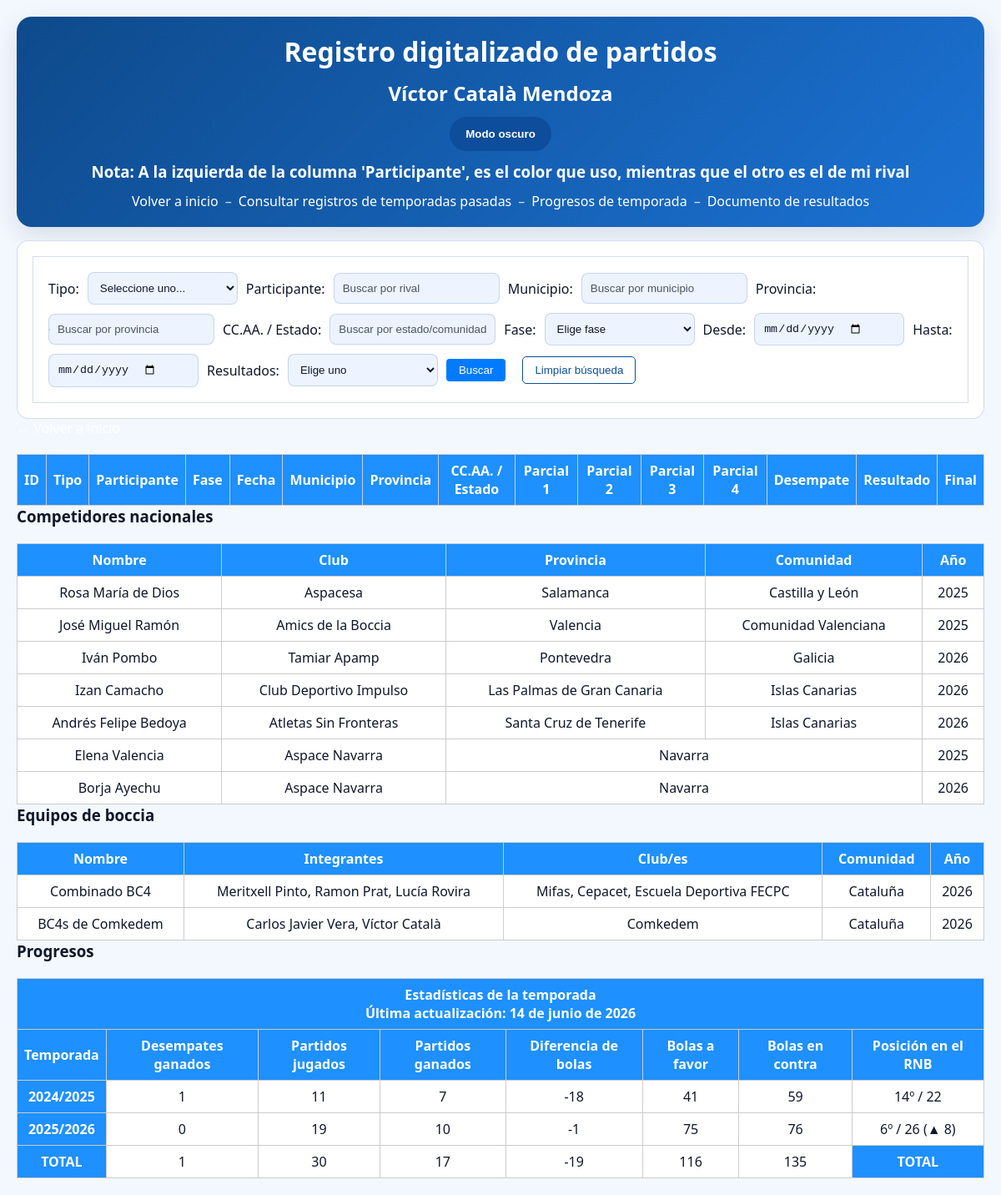
The page /partidos.php on the database its author committed.
### tables this page shows
CREATE TABLE IF NOT EXISTS participantes_nacionales (
    id INT AUTO_INCREMENT PRIMARY KEY,
    nombre VARCHAR(100),
    club VARCHAR(100),
    provincia VARCHAR(100),
    comunidad VARCHAR(100),
    year YEAR
);

CREATE TABLE IF NOT EXISTS equipos_boccia (
    id INT AUTO_INCREMENT PRIMARY KEY,
    nombre VARCHAR(255),
    integrantes VARCHAR(100),
    club VARCHAR(100),
    comunidad VARCHAR(100),
    year YEAR
);

### funciones.php (called while the page is built, shortened)
<?php
function formatoPosicionRNB($posicion, $totalRNB, $cambioPosicion = null)
{
    $texto = $posicion . 'º / ' . $totalRNB;
    if (!empty($cambioPosicion)) {
        $flecha = $cambioPosicion > 0 ? '&#9650;' : '&#9660;';
        $texto .= ' (' . $flecha . ' ' . abs($cambioPosicion) . ')';
    }
    return $texto;
}
?>

### partidos.php (the view, shortened to what this page needs)
<?php include 'conexion.php';
include 'funciones.php'; ?>
<!DOCTYPE html>
<html>
<head>
    <link rel="stylesheet" href="css/index.css">
</head>
<body>
    <header>
        <h1>Registro digitalizado de partidos</h1>
        <h2>Víctor Català Mendoza</h2>
        <button id="theme-toggle" type="button">Modo oscuro</button>
        <h3>Nota: A la izquierda de la columna 'Participante', es el color que uso, mientras que el otro es el de mi rival </h3>
        <div class="header-links">
            <a href="index.php">Volver a inicio</a>
            <span>&ndash;</span>
            <a href="pasado/pasado.php">Consultar registros de temporadas pasadas</a>
            <span>&ndash;</span>
            <a href="#progresos">Progresos de temporada</a>
            <span>&ndash;</span>
            <a href="https://docs.google.com/document/d/1CwKa4SaaCesZDvThIQ9_6vSuLaOvqAgOY2TYRmLJsfU/edit?usp=sharing">Documento de resultados</a>
        </div>
    </header>
    <div id="contenedor-filtros" class="filtros">
        <form method="GET">
            Tipo:
            <select name="tipo">
                <option value="">Seleccione uno...</option>
            </select>
            Participante:
            <input type="text" name="participante" id="participante" placeholder="Buscar por rival" autocomplete="off">
            <div id="sugerencias-participantes" class="sugerencias"></div>
            Municipio:
            <input type="text" name="ubicacion" id="ubicacion" placeholder="Buscar por municipio">
            Provincia:
            <input type="text" name="provincia" id="provincia" placeholder="Buscar por provincia">
            CC.AA. / Estado:
            <input type="text" name="comunidad" id="comunidad" placeholder="Buscar por estado/comunidad autónoma">
            Fase:
            <select name="fase">
                <option value="">Elige fase</option>
            </select>
            Desde:
            <input type="date" name="desde">
            Hasta:
            <input type="date" name="hasta">
            Resultados:
            <select name="resultadoFinal">
                <option value="">Elige uno</option>
            </select>
            <input type="submit" value="Buscar">
            <button type="button" id="limpiar-filtros">Limpiar búsqueda</button>
        </form>
    </div>
    <a href="index.php">&larr; Volver a inicio</a>
    <?php
    $temporadasResumen = [
        ['temporada' => '2024/2025', 'desempates' => 1, 'partidos' => 11, 'victorias' => 7, 'bolasFavor' => 41, 'bolasContra' => 59, 'posicion' => 14, 'totalRNB' => 22],
        ['temporada' => '2025/2026', 'desempates' => 0, 'partidos' => 19, 'victorias' => 10, 'bolasFavor' => 75, 'bolasContra' => 76, 'posicion' => 6, 'totalRNB' => 26],
    ];
    $partidosTotales = array_sum(array_column($temporadasResumen, 'partidos'));
    $desempates = array_sum(array_column($temporadasResumen, 'desempates'));
    $victorias = array_sum(array_column($temporadasResumen, 'victorias'));
    $bolasFavor = array_sum(array_column($temporadasResumen, 'bolasFavor'));
    $bolasContra = array_sum(array_column($temporadasResumen, 'bolasContra'));
    $sqlCompetidoresNacionales = "SELECT nombre, club, provincia, comunidad, year FROM participantes_nacionales ORDER BY comunidad ASC";
    $resultadoCompetidoresNacionales = $conexion->query($sqlCompetidoresNacionales);
    $sqlEquiposBoccia = "SELECT nombre, integrantes, club, comunidad, year FROM equipos_boccia ORDER BY comunidad ASC";
    $resultadoEquiposBoccia = $conexion->query($sqlEquiposBoccia);
    if ($partidosTotales > 0): ?>
        <table>
            <tr>
                <th>ID</th>
                <th>Tipo</th>
                <th colspan="3">Participante</th>
                <th>Fase</th>
                <th>Fecha</th>
                <th>Municipio</th>
                <th>Provincia</th>
                <th>CC.AA. / Estado</th>
                <th colspan="2">Parcial 1</th>
                <th colspan="2">Parcial 2</th>
                <th colspan="2">Parcial 3</th>
                <th colspan="2">Parcial 4</th>
                <th colspan="2">Desempate</th>
                <th colspan="2">Resultado</th>
                <th>Final</th>
            </tr>
        </table>
    <?php else: ?>
        <p>No se han encontrado resultados</p>
    <?php endif; ?>
    <h3>Competidores nacionales</h3>
    <?php if ($resultadoCompetidoresNacionales && $resultadoCompetidoresNacionales->num_rows > 0): ?>
        <table>
            <tr>
                <th>Nombre</th>
                <th>Club</th>
                <th>Provincia</th>
                <th>Comunidad</th>
                <th>Año</th>
            </tr>
            <?php while ($competidor = $resultadoCompetidoresNacionales->fetch_assoc()): ?>
                <tr>
                    <td><?php echo $competidor['nombre']; ?></td>
                    <td><?php echo $competidor['club'] ?: 'desconocido'; ?></td>
                    <?php
                    if ($competidor['provincia'] == $competidor['comunidad']) {
                        echo '<td colspan="2">' . ($competidor['provincia'] ?: 'desconocido') . '</td>';
                    } else {
                        echo '<td>' . ($competidor['provincia'] ?: 'desconocido') . '</td>';
                        echo '<td>' . ($competidor['comunidad'] ?: '-') . '</td>';
                    }
                    ?>
                    <td><?php echo $competidor['year'] ?: '-'; ?></td>
                </tr>
            <?php endwhile; ?>
        </table>
    <?php else: ?>
        <p>No hay competidores nacionales registrados</p>
    <?php endif; ?>
    <h3>Equipos de boccia</h3>
    <?php if ($resultadoEquiposBoccia && $resultadoEquiposBoccia->num_rows > 0): ?>
        <table>
            <tr>
                <th>Nombre</th>
                <th>Integrantes</th>
                <th>Club/es</th>
                <th>Comunidad</th>
                <th>Año</th>
            </tr>
            <?php while ($equipo = $resultadoEquiposBoccia->fetch_assoc()): ?>
                <tr>
                    <td><?php echo $equipo['nombre']; ?></td>
                    <td><?php echo $equipo['integrantes'] ?: '-'; ?></td>
                    <td><?php echo $equipo['club'] ?: '-'; ?></td>
                    <td><?php echo $equipo['comunidad'] ?: '-'; ?></td>
                    <td><?php echo $equipo['year'] ?: '-'; ?></td>
                </tr>
            <?php endwhile; ?>
        </table>
    <?php else: ?>
        <p>No hay equipos de boccia registrados</p>
    <?php endif; ?>
    <h3><a id="progresos"></a>Progresos</h3>
    <table>
        <tr>
            <th colspan="8">Estadísticas de la temporada<br>Última actualización: 14 de junio de 2026</th>
        </tr>
        <tr>
            <th>Temporada</th>
            <th>Desempates ganados</th>
            <th>Partidos jugados</th>
            <th>Partidos ganados</th>
            <th>Diferencia de bolas</th>
            <th>Bolas a favor</th>
            <th>Bolas en contra</th>
            <th>Posición en el RNB</th>
        </tr>
        <?php $posicionAnterior = null; ?>
        <?php foreach ($temporadasResumen as $temporada): ?>
            <?php
            $cambioPosicion = ($posicionAnterior !== null && $temporada['posicion'] !== null) ? $posicionAnterior - $temporada['posicion'] : null;
            if ($temporada['posicion'] !== null) {
                $posicionAnterior = $temporada['posicion'];
            }
            ?>
            <tr>
                <th><?= $temporada['temporada'] ?></th>
                <td><?= $temporada['desempates'] ?></td>
                <td><?= $temporada['partidos'] ?></td>
                <td><?= $temporada['victorias'] ?></td>
                <td><?= $temporada['bolasFavor'] - $temporada['bolasContra'] ?></td>
                <td><?= $temporada['bolasFavor'] ?></td>
                <td><?= $temporada['bolasContra'] ?></td>
                <td><?= formatoPosicionRNB($temporada['posicion'], $temporada['totalRNB'], $cambioPosicion) ?></td>
            </tr>
        <?php endforeach; ?>
        <tr>
            <th>TOTAL</th>
            <td><?= $desempates ?></td>
            <td><?= $partidosTotales ?></td>
            <td><?= $victorias ?></td>
            <td><?= $bolasFavor - $bolasContra ?></td>
            <td><?= $bolasFavor ?></td>
            <td><?= $bolasContra ?></td>
            <th>TOTAL</th>
        </tr>
    </table>
</body>
</html>

### css/index.css (style rules this page uses)
:root { --bg: #f3f8ff; --surface: #ffffff; --surface-soft: #edf4ff; --text: #0f172a; --muted: #4b5563; --border: rgba(30, 64, 175, 0.18); --accent: #0d4d9b; --accent-soft: #d6e6ff; --header-bg: #0e4a8b; --header-text: #ffffff; --table-header: #1e63c2; --table-row: #eff5ff; --table-alt: #dbe9ff; --button-bg: #0d4d9b; --button-text: #ffffff; --button-border: rgba(13, 77, 155, 0.34); }
* { box-sizing: border-box; padding: 0; margin: 0; }
html, body { min-height: 100%; }
body { font-family: 'Segoe UI', Tahoma, Geneva, Verdana, sans-serif; background-color: var(--bg); color: var(--text); margin: 20px; }
a { color: #ffffff; text-decoration: none; }
header { display: flex; flex-direction: column; align-items: center; justify-content: center; gap: 12px; text-align: center; padding: 20px; border-radius: 18px; background: linear-gradient(135deg, var(--header-bg), #1b72d4); color: var(--header-text); box-shadow: 0 10px 30px rgba(15, 23, 42, 0.12); }
header > * { margin: 0; }
#theme-toggle { padding: 12px 18px; background-color: var(--button-bg); color: var(--button-text); border: 1px solid var(--button-border); border-radius: 999px; cursor: pointer; font-weight: 600; transition: transform 0.2s ease, background-color 0.25s ease; }
.header-links { display: inline-flex; align-items: center; gap: 8px; flex-wrap: wrap; justify-content: center; }
.header-links span { color: rgba(255, 255, 255, 0.8); }
.header-links a { display: inline-block; }
.filtros { border: 1px solid var(--border); padding: 18px; margin-top: 16px; background-color: var(--surface); border-radius: 14px; transition: background-color 0.3s ease, border-color 0.3s ease; }
form { background: var(--surface); padding: 18px; border: 1px solid var(--border); display: flex; flex-direction: row; flex-wrap: wrap; gap: 10px; align-items: center; }
form label, form > * { display: inline-flex; align-items: center; }
.sugerencias { border: 1px solid #ccc; background: white; max-height: 150px; overflow-y: auto; position: absolute; z-index: 1000; }
input[type="text"], input[type="date"], select, textarea { padding: 10px; border: 1px solid var(--border); border-radius: 8px; background-color: var(--surface-soft); color: var(--text); min-width: 180px; }
input[type="text"]::placeholder, input[type="date"]::placeholder, textarea::placeholder { color: var(--muted); }
input[type="submit"] { padding: 6px 15px; background-color: #007BFF; color: white; border: none; border-radius: 4px; cursor: pointer; }
#limpiar-filtros { background-color: transparent; color: var(--accent); border: 1px solid var(--accent); padding: 8px 14px; border-radius: 5px; cursor: pointer; margin-left: 10px; transition: background-color 0.3s ease, color 0.3s ease; }
table { width: 100%; border-collapse: collapse; margin-top: 20px; background: var(--surface); }
th, td { border: 1px solid #ccc; padding: 8px; text-align: center; }
th { background-color: dodgerblue; color: white; text-align: center; }

### rows shown on the page
participantes_nacionales: nombre "Rosa María de Dios", club "Aspacesa", provincia "Salamanca", comunidad "Castilla y León", year "2025"
participantes_nacionales: nombre "José Miguel Ramón", club "Amics de la Boccia", provincia "Valencia", comunidad "Comunidad Valenciana", year "2025"
participantes_nacionales: nombre "Iván Pombo", club "Tamiar Apamp", provincia "Pontevedra", comunidad "Galicia", year "2026"
participantes_nacionales: nombre "Izan Camacho", club "Club Deportivo Impulso", provincia "Las Palmas de Gran Canaria", comunidad "Islas Canarias", year "2026"
participantes_nacionales: nombre "Andrés Felipe Bedoya", club "Atletas Sin Fronteras", provincia "Santa Cruz de Tenerife", comunidad "Islas Canarias", year "2026"
participantes_nacionales: nombre "Elena Valencia", club "Aspace Navarra", provincia "Navarra", year "2025"
participantes_nacionales: nombre "Borja Ayechu", club "Aspace Navarra", provincia "Navarra", year "2026"
equipos_boccia: nombre "Combinado BC4", integrantes "Meritxell Pinto, Ramon Prat, Lucía Rovira", club "Mifas, Cepacet, Escuela Deportiva FECPC", comunidad "Cataluña", year "2026"
equipos_boccia: nombre "BC4s de Comkedem", integrantes "Carlos Javier Vera, Víctor Català", club "Comkedem", comunidad "Cataluña", year "2026"

### other values the page prints
$temporada['temporada'] "2024/2025"
$temporada['desempates'] "1"
$temporada['partidos'] "11"
$temporada['victorias'] "7"
$temporada['bolasFavor'] - $temporada['bolasContra'] "-18"
$temporada['bolasFavor'] "41"
$temporada['bolasContra'] "59"
$temporada['temporada'] "2025/2026"
$temporada['desempates'] "0"
$temporada['partidos'] "19"
$temporada['victorias'] "10"
$temporada['bolasFavor'] - $temporada['bolasContra'] "-1"
$temporada['bolasFavor'] "75"
$temporada['bolasContra'] "76"
$desempates "1"
